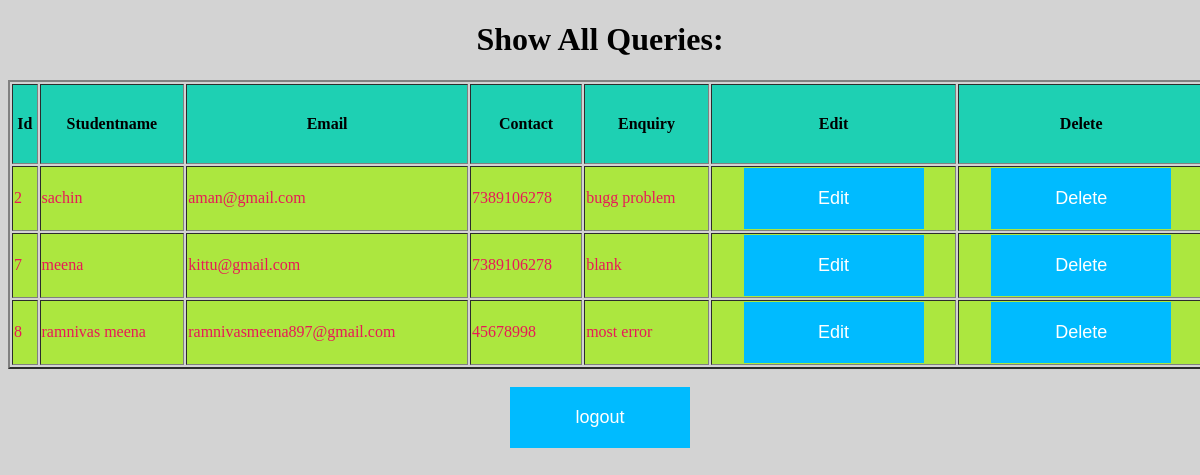
/showpage/, run on the app's committed database.
### app/models.py (models this page shows, shortened)
class EnquiryDataBase(models.Model):
    Studentname=models.CharField(max_length=100)
    Email=models.EmailField(max_length=100)
    Contact=models.IntegerField()
    Enquiry=models.TextField()

### app/views.py (the view)
# urls.py: path('showpage/',views.showPage,name='showpage'),
def showPage(request):
    all_data=EnquiryDataBase.objects.all()
    return render(request,'showpage.html',{'key1':all_data})

### app/templates/showpage.html (shortened to what this page needs)
<!DOCTYPE html>
<html lang="en">
<head>
</head>
<body bgcolor="lightgrey">
  <center>
  <h1>Show All Queries:</h1>
    <table border='2' style="height: 100px;width: 1200px;">
      <thead>
          <tr>
            <th>Id</th>
            <th>Studentname</th>
            <th>Email</th>
            <th>Contact</th>
            <th>Enquiry</th>
            <th>Edit</th>
            <th>Delete</th>
          </tr>
        </thead>
    {% if key1 %}
    <tbody>
        {% for i in key1 %}
          <tr>
            <td>{{i.id}}</td>
            <td>{{i.Studentname}}</td>
            <td>{{i.Email}}</td>
            <td>{{i.Contact}}</td>
            <td>{{i.Enquiry}}</td>
            <td>
              <center>
              <form action="{% url 'editpage' pk=i.id %}" method="post">
                <input type="submit" value="Edit" id="btndiv">
              </form>
            </center>
            </td>
            <td>
              <center>
              <form action="{% url 'delete' pk=i.id %}" method="post" name="Deleteform">
                <input type="submit" value="Delete" id="btndiv">
              </form>
            </center>
            </td>
        </tr>
        {% endfor %}
    </tbody>
    {% endif %}
    </table>
    <br>
    <form action="{% url 'home' %}" method="post">
        <input type="submit" value="logout"  id="btndiv">
    </form>
  </center>
</body>
</html>

### app/templates/showpage.html (style rules this page uses)
thead { background-color: rgb(30, 208, 179); height: 80px; }
td { background-color: rgb(172, 231, 63); color: rgb(232, 25, 87); }
#btndiv { padding:20px; width:180px; position:relative; top:0px; font-size:18px; background-color: rgb(0, 187, 255); border:none; cursor:pointer; transition:all 1s; color:white; }

### data on the page
EnquiryDataBase: id "2", Studentname "sachin", Email "aman@gmail.com", Contact "7389106278", Enquiry "bugg problem"
EnquiryDataBase: id "7", Studentname "meena", Email "kittu@gmail.com", Contact "7389106278", Enquiry "blank"
EnquiryDataBase: id "8", Studentname "ramnivas meena", Email "ramnivasmeena897@gmail.com", Contact "45678998", Enquiry "most error"
